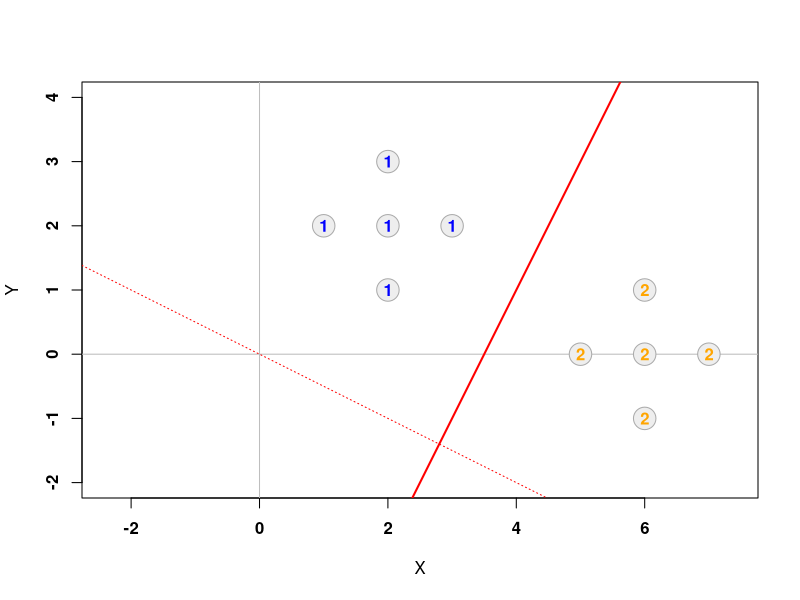
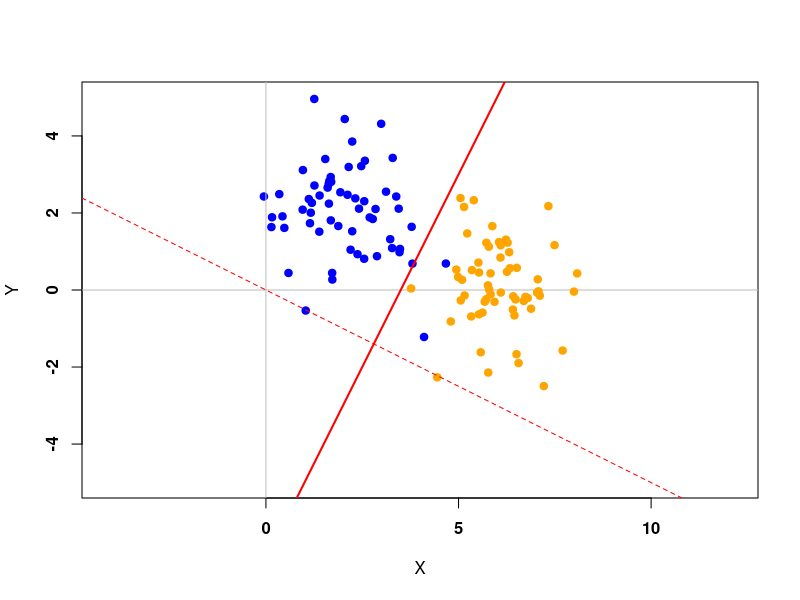
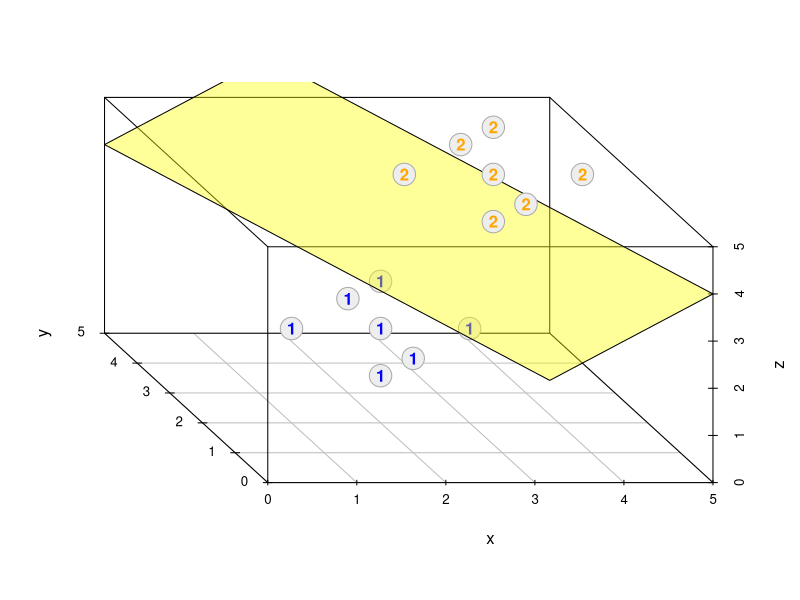

The R script that drew these images, in order:
rm(list=ls())
library(MASS)
library(scatterplot3d)

X1 <- data.frame(x = c(2,2,2,1,3), y = c(2,1,3,2,2))
X2 <- data.frame(x = c(6,6,6,5,7), y = c(0,1,-1,0,0))

m1 <- apply(X1, 2, mean)
m2 <- apply(X2, 2, mean)

S1 <- cov(X1)
S2 <- cov(X2)

n1 <- nrow(X1)
n2 <- nrow(X2)
n <- n1 + n2

W <- ((n1 - 1) * S1 + (n2 - 1) * S2)/(n - 2)

a <- ginv(W) %*% (m2 - m1) 

plot(X1, xlim = c(-2,7), ylim = c(-2,4), pch = 21, col = "#AAAAAA", bg = "#EEEEEE", cex = 3, xlab = "X", ylab = "Y", font = 2, asp = 1)
abline(v = 0, h = 0, col = "gray")
points(X2, pch = 21, col = "#AAAAAA", cex = 3, bg = "#EEEEEE")
text(X1, "1", col = "blue", font = 2)
text(X2, "2", col = "orange", font = 2)
b <- 0.5 * t(a) %*% (m1 + m2)
abline(0, a[2] / a[1], col = "red", lty = 3)
abline(b / a[2], -a[1] / a[2], col = "red", lwd = 2)

S <- matrix(c(1,0,0,1),2,2)

mt1 <- c(2,2)
mt2 <- c(6,0)
n1 <- 60
n2 <- 60
n <- n1 + n2

X1 <- mvrnorm(n1, mt1, S)
X2 <- mvrnorm(n2, mt2, S) 

plot(X1, ylim = c(-5,5), xlim = c(-2,10), pch = 19, col = "blue", xlab = "X", ylab = "Y", font = 2, asp = 1)
abline(v = 0, h = 0, col = "gray")
points(X2, pch = 19, col = "orange") 

n1 <- nrow(X1)
n2 <- nrow(X2)
n <- n1 + n2

W <- ((n1 - 1) * S1 + (n2 - 1) * S2)/(n - 2)

a <- ginv(W) %*% (mt2 - mt1) 

b <- 0.5 * t(a) %*% (mt1 + mt2)
abline(0, a[2] / a[1], col = "red", lty = 2)
abline(b / a[2], -a[1] / a[2], col = "red", lwd = 2) 

X1 <- data.frame(x = c(2, 2, 2, 1, 3, 2, 2), y = c(2, 1, 3, 2, 2, 2, 2), z = c(2, 2, 2, 2, 2, 1, 3))
X2 <- data.frame(x = c(4, 4, 4, 3, 5, 4, 4), y = c(4, 3, 5, 4, 4, 4, 4), z = c(4, 4, 4, 4, 4, 3, 5)) 

# Wyznaczenie wartości średnich
m1 <- apply(X1, 2, mean)
m2 <- apply(X2, 2, mean)

# Wyznaczenie macierzy kowariancji
S1 <- cov(X1)
S2 <- cov(X2)

# Liczba elementów klas 1 i 2 oraz ich całkowitej liczba
n1 <- nrow(X1)
n2 <- nrow(X2)
n <- n1 + n2

# Wyznaczenie macierzy zmienności wewnątrzgrupowej W
W <- ((n1 - 1) * S1 + (n2 - 1) * S2)/(n - 2)

# Wyznaczenie wektora a
a <- ginv(W) %*% (m2 - m1)

# Wyznaczanie wyrazu wolnego
b <- -0.5 * t(a) %*% (m1 + m2)

# Rysowanie punktów klasy 1
s3d <- scatterplot3d(X1, pch = 21, color = "#AAAAAA", bg = "#EEEEEE", cex.symbols = 3, xlim = c(0, 5), ylim = c(0, 5), zlim = c(0, 5), angle = 123)

# Rzutowanie współprzędnych punktów z 3D na 2D
X1.coords <- s3d$xyz.convert(X1)
X2.coords <- s3d$xyz.convert(X2)

# Tekst dla punktów klasy 1
text(X1.coords, "1", col = "blue", font = 2)

# Kreslenie hiperplaszczyzny
s3d$plane3d(-b / a[3], -a[1] / a[3], -a[2] / a[3], draw_lines = F, draw_polygon = T, polygon_args = list(col = rgb(1, 1, 0, 0.4)))

# Rysowanie punktów klasy 2
s3d$points3d(X2, pch = 21, col = "#AAAAAA", bg = "#EEEEEE", cex = 3)

# Tekst dla punktów klasy 2
text(X2.coords, "2", col = "orange", font = 2) 
